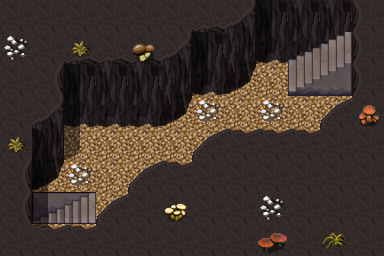

A level layout from a 2D game, rendered from its tile map. Below: a short description, then the map file with tile-grid data replaced by summaries:
An orthogonal 12x8 tile map with 32x32 px tiles, 4 tile layers (Base, Ground, Objects, Above), 1 hidden layer not drawn, 60 tilesets and 3 objects (2x mapchange, spawn).

<map version="1.8" tiledversion="1.8.4" orientation="orthogonal" renderorder="right-down" width="12" height="8" tilewidth="32" tileheight="32" infinite="0" nextlayerid="10" nextobjectid="4">
 <tileset firstgid="1" name="map_bed_1" tilewidth="32" tileheight="32" tilecount="128" columns="16">
  <image source="../drawable/map_bed_1.png" width="512" height="256" />
 </tileset>
 <tileset firstgid="129" name="map_border_1" tilewidth="32" tileheight="32" tilecount="128" columns="16">
  <image source="../drawable/map_border_1.png" width="512" height="256" />
 </tileset>
 <tileset firstgid="257" name="map_bridge_1" tilewidth="32" tileheight="32" tilecount="128" columns="16">
  <image source="../drawable/map_bridge_1.png" width="512" height="256" />
 </tileset>
 <tileset firstgid="385" name="map_bridge_2" tilewidth="32" tileheight="32" tilecount="128" columns="16">
  <image source="../drawable/map_bridge_2.png" width="512" height="256" />
 </tileset>
 <tileset firstgid="513" name="map_broken_1" tilewidth="32" tileheight="32" tilecount="128" columns="16">
  <image source="../drawable/map_broken_1.png" width="512" height="256" />
 </tileset>
 <tileset firstgid="641" name="map_cavewall_1" tilewidth="32" tileheight="32" tilecount="108" columns="18">
  <image source="../drawable/map_cavewall_1.png" width="576" height="192" />
 </tileset>
 <tileset firstgid="749" name="map_cavewall_2" tilewidth="32" tileheight="32" tilecount="108" columns="18">
  <image source="../drawable/map_cavewall_2.png" width="576" height="192" />
 </tileset>
 <tileset firstgid="857" name="map_cavewall_3" tilewidth="32" tileheight="32" tilecount="108" columns="18">
  <image source="../drawable/map_cavewall_3.png" width="576" height="192" />
 </tileset>
 <tileset firstgid="965" name="map_cavewall_4" tilewidth="32" tileheight="32" tilecount="108" columns="18">
  <image source="../drawable/map_cavewall_4.png" width="576" height="192" />
 </tileset>
 <tileset firstgid="1073" name="map_chair_table_1" tilewidth="32" tileheight="32" tilecount="128" columns="16">
  <image source="../drawable/map_chair_table_1.png" width="512" height="256" />
 </tileset>
 <tileset firstgid="1201" name="map_chair_table_2" tilewidth="32" tileheight="32" tilecount="128" columns="16">
  <image source="../drawable/map_chair_table_2.png" width="512" height="256" />
 </tileset>
 <tileset firstgid="1329" name="map_crate_1" tilewidth="32" tileheight="32" tilecount="128" columns="16">
  <image source="../drawable/map_crate_1.png" width="512" height="256" />
 </tileset>
 <tileset firstgid="1457" name="map_cupboard_1" tilewidth="32" tileheight="32" tilecount="128" columns="16">
  <image source="../drawable/map_cupboard_1.png" width="512" height="256" />
 </tileset>
 <tileset firstgid="1585" name="map_curtain_1" tilewidth="32" tileheight="32" tilecount="128" columns="16">
  <image source="../drawable/map_curtain_1.png" width="512" height="256" />
 </tileset>
 <tileset firstgid="1713" name="map_entrance_1" tilewidth="32" tileheight="32" tilecount="128" columns="16">
  <image source="../drawable/map_entrance_1.png" width="512" height="256" />
 </tileset>
 <tileset firstgid="1841" name="map_entrance_2" tilewidth="32" tileheight="32" tilecount="128" columns="16">
  <image source="../drawable/map_entrance_2.png" width="512" height="256" />
 </tileset>
 <tileset firstgid="1969" name="map_fence_1" tilewidth="32" tileheight="32" tilecount="128" columns="16">
  <image source="../drawable/map_fence_1.png" width="512" height="256" />
 </tileset>
 <tileset firstgid="2097" name="map_fence_2" tilewidth="32" tileheight="32" tilecount="128" columns="16">
  <image source="../drawable/map_fence_2.png" width="512" height="256" />
 </tileset>
 <tileset firstgid="2225" name="map_fence_3" tilewidth="32" tileheight="32" tilecount="128" columns="16">
  <image source="../drawable/map_fence_3.png" width="512" height="256" />
 </tileset>
 <tileset firstgid="2353" name="map_fence_4" tilewidth="32" tileheight="32" tilecount="128" columns="16">
  <image source="../drawable/map_fence_4.png" width="512" height="256" />
 </tileset>
 <tileset firstgid="2481" name="map_ground_1" tilewidth="32" tileheight="32" tilecount="128" columns="16">
  <image source="../drawable/map_ground_1.png" width="512" height="256" />
 </tileset>
 <tileset firstgid="2609" name="map_ground_2" tilewidth="32" tileheight="32" tilecount="128" columns="16">
  <image source="../drawable/map_ground_2.png" width="512" height="256" />
 </tileset>
 <tileset firstgid="2737" name="map_ground_3" tilewidth="32" tileheight="32" tilecount="128" columns="16">
  <image source="../drawable/map_ground_3.png" width="512" height="256" />
 </tileset>
 <tileset firstgid="2865" name="map_ground_4" tilewidth="32" tileheight="32" tilecount="128" columns="16">
  <image source="../drawable/map_ground_4.png" width="512" height="256" />
 </tileset>
 <tileset firstgid="2993" name="map_ground_5" tilewidth="32" tileheight="32" tilecount="128" columns="16">
  <image source="../drawable/map_ground_5.png" width="512" height="256" />
 </tileset>
 <tileset firstgid="3121" name="map_ground_6" tilewidth="32" tileheight="32" tilecount="128" columns="16">
  <image source="../drawable/map_ground_6.png" width="512" height="256" />
 </tileset>
 <tileset firstgid="3249" name="map_ground_7" tilewidth="32" tileheight="32" tilecount="128" columns="16">
  <image source="../drawable/map_ground_7.png" width="512" height="256" />
 </tileset>
 <tileset firstgid="3377" name="map_ground_8" tilewidth="32" tileheight="32" tilecount="128" columns="16">
  <image source="../drawable/map_ground_8.png" width="512" height="256" />
 </tileset>
 <tileset firstgid="3505" name="map_house_1" tilewidth="32" tileheight="32" tilecount="128" columns="16">
  <image source="../drawable/map_house_1.png" width="512" height="256" />
 </tileset>
 <tileset firstgid="3633" name="map_house_2" tilewidth="32" tileheight="32" tilecount="128" columns="16">
  <image source="../drawable/map_house_2.png" width="512" height="256" />
 </tileset>
 <tileset firstgid="3761" name="map_indoor_1" tilewidth="32" tileheight="32" tilecount="128" columns="16">
  <image source="../drawable/map_indoor_1.png" width="512" height="256" />
 </tileset>
 <tileset firstgid="3889" name="map_indoor_2" tilewidth="32" tileheight="32" tilecount="128" columns="16">
  <image source="../drawable/map_indoor_2.png" width="512" height="256" />
 </tileset>
 <tileset firstgid="4017" name="map_kitchen_1" tilewidth="32" tileheight="32" tilecount="128" columns="16">
  <image source="../drawable/map_kitchen_1.png" width="512" height="256" />
 </tileset>
 <tileset firstgid="4145" name="map_outdoor_1" tilewidth="32" tileheight="32" tilecount="128" columns="16">
  <image source="../drawable/map_outdoor_1.png" width="512" height="256" />
 </tileset>
 <tileset firstgid="4273" name="map_pillar_1" tilewidth="32" tileheight="32" tilecount="128" columns="16">
  <image source="../drawable/map_pillar_1.png" width="512" height="256" />
 </tileset>
 <tileset firstgid="4401" name="map_pillar_2" tilewidth="32" tileheight="32" tilecount="128" columns="16">
  <image source="../drawable/map_pillar_2.png" width="512" height="256" />
 </tileset>
 <tileset firstgid="4529" name="map_plant_1" tilewidth="32" tileheight="32" tilecount="128" columns="16">
  <image source="../drawable/map_plant_1.png" width="512" height="256" />
 </tileset>
 <tileset firstgid="4657" name="map_plant_2" tilewidth="32" tileheight="32" tilecount="128" columns="16">
  <image source="../drawable/map_plant_2.png" width="512" height="256" />
 </tileset>
 <tileset firstgid="4785" name="map_rock_1" tilewidth="32" tileheight="32" tilecount="128" columns="16">
  <image source="../drawable/map_rock_1.png" width="512" height="256" />
 </tileset>
 <tileset firstgid="4913" name="map_rock_2" tilewidth="32" tileheight="32" tilecount="128" columns="16">
  <image source="../drawable/map_rock_2.png" width="512" height="256" />
 </tileset>
 <tileset firstgid="5041" name="map_roof_1" tilewidth="32" tileheight="32" tilecount="128" columns="16">
  <image source="../drawable/map_roof_1.png" width="512" height="256" />
 </tileset>
 <tileset firstgid="5169" name="map_roof_2" tilewidth="32" tileheight="32" tilecount="128" columns="16">
  <image source="../drawable/map_roof_2.png" width="512" height="256" />
 </tileset>
 <tileset firstgid="5297" name="map_roof_3" tilewidth="32" tileheight="32" tilecount="128" columns="16">
  <image source="../drawable/map_roof_3.png" width="512" height="256" />
 </tileset>
 <tileset firstgid="5425" name="map_shop_1" tilewidth="32" tileheight="32" tilecount="128" columns="16">
  <image source="../drawable/map_shop_1.png" width="512" height="256" />
 </tileset>
 <tileset firstgid="5553" name="map_sign_ladder_1" tilewidth="32" tileheight="32" tilecount="128" columns="16">
  <image source="../drawable/map_sign_ladder_1.png" width="512" height="256" />
 </tileset>
 <tileset firstgid="5681" name="map_table_1" tilewidth="32" tileheight="32" tilecount="128" columns="16">
  <image source="../drawable/map_table_1.png" width="512" height="256" />
 </tileset>
 <tileset firstgid="5809" name="map_trail_1" tilewidth="32" tileheight="32" tilecount="128" columns="16">
  <image source="../drawable/map_trail_1.png" width="512" height="256" />
 </tileset>
 <tileset firstgid="5937" name="map_transition_1" tilewidth="32" tileheight="32" tilecount="128" columns="16">
  <image source="../drawable/map_transition_1.png" width="512" height="256" />
 </tileset>
 <tileset firstgid="6065" name="map_transition_2" tilewidth="32" tileheight="32" tilecount="128" columns="16">
  <image source="../drawable/map_transition_2.png" width="512" height="256" />
 </tileset>
 <tileset firstgid="6193" name="map_transition_3" tilewidth="32" tileheight="32" tilecount="128" columns="16">
  <image source="../drawable/map_transition_3.png" width="512" height="256" />
 </tileset>
 <tileset firstgid="6321" name="map_transition_4" tilewidth="32" tileheight="32" tilecount="128" columns="16">
  <image source="../drawable/map_transition_4.png" width="512" height="256" />
 </tileset>
 <tileset firstgid="6449" name="map_transition_5" tilewidth="32" tileheight="32" tilecount="128" columns="16">
  <image source="../drawable/map_transition_5.png" width="512" height="256" />
 </tileset>
 <tileset firstgid="6577" name="map_tree_1" tilewidth="32" tileheight="32" tilecount="128" columns="16">
  <image source="../drawable/map_tree_1.png" width="512" height="256" />
 </tileset>
 <tileset firstgid="6705" name="map_tree_2" tilewidth="32" tileheight="32" tilecount="128" columns="16">
  <image source="../drawable/map_tree_2.png" width="512" height="256" />
 </tileset>
 <tileset firstgid="6833" name="map_wall_1" tilewidth="32" tileheight="32" tilecount="128" columns="16">
  <image source="../drawable/map_wall_1.png" width="512" height="256" />
 </tileset>
 <tileset firstgid="6961" name="map_wall_2" tilewidth="32" tileheight="32" tilecount="120" columns="15">
  <image source="../drawable/map_wall_2.png" width="480" height="256" />
 </tileset>
 <tileset firstgid="7081" name="map_wall_3" tilewidth="32" tileheight="32" tilecount="120" columns="15">
  <image source="../drawable/map_wall_3.png" width="480" height="256" />
 </tileset>
 <tileset firstgid="7201" name="map_wall_4" tilewidth="32" tileheight="32" tilecount="120" columns="15">
  <image source="../drawable/map_wall_4.png" width="480" height="256" />
 </tileset>
 <tileset firstgid="7321" name="map_window_1" tilewidth="32" tileheight="32" tilecount="128" columns="16">
  <image source="../drawable/map_window_1.png" width="512" height="256" />
 </tileset>
 <tileset firstgid="7449" name="map_window_2" tilewidth="32" tileheight="32" tilecount="128" columns="16">
  <image source="../drawable/map_window_2.png" width="512" height="256" />
 </tileset>
 <layer id="1" name="Base" width="12" height="8">
  <data>[96 cells, 2 non-empty, 1 distinct tile ids]</data>
 </layer>
 <layer id="2" name="Ground" width="12" height="8">
  <data>[96 cells, 96 non-empty, 9 distinct tile ids]</data>
 </layer>
 <layer id="3" name="Objects" width="12" height="8">
  <data>[96 cells, 40 non-empty, 19 distinct tile ids]</data>
 </layer>
 <layer id="4" name="Above" width="12" height="8">
  <data>[96 cells, 11 non-empty, 4 distinct tile ids]</data>
 </layer>
 <layer id="5" name="Walkable" width="12" height="8" visible="0">
  <data>[96 cells, 79 non-empty, 1 distinct tile ids]</data>
 </layer>
 <objectgroup id="6" name="Mapevents">
  <object id="1" name="down" type="mapchange" x="32" y="192" width="32" height="32">
   <properties>
    <property name="map" value="gamjee_well_4_1" />
    <property name="place" value="up" />
   </properties>
  </object>
  <object id="2" name="up" type="mapchange" x="320" y="32" width="32" height="32">
   <properties>
    <property name="map" value="gamjee_well_1_3" />
    <property name="place" value="down" />
   </properties>
  </object>
 </objectgroup>
 <objectgroup id="7" name="Spawn">
  <object id="3" name="hardershell_beetle_spawn" type="spawn" x="128" y="96" width="128" height="64">
   <properties>
    <property name="quantity" value="2" />
    <property name="spawngroup" value="hardershell_beetle" />
   </properties>
  </object>
 </objectgroup>
 <objectgroup id="8" name="Keys" />
 <objectgroup id="9" name="Replace" />
</map>
